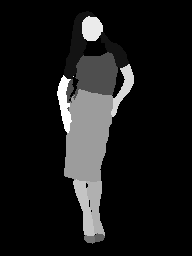
#> input picture CV_work2/img_repo/models/test_label.png, 192 x 256 px
$ python tmp.py
#> lines starting #> are read from the running program, lines starting #| are printed output that depends on the picture
import cv2

import numpy as np

t = cv2.imread("img_repo/models/test_label.png", cv2.IMREAD_GRAYSCALE)
#> t is the input picture: shape (256, 192); min 0, max 13, mean 1.28
O = cv2.equalizeHist(t)
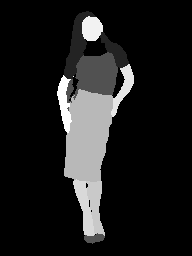
#> O: shape (256, 192); min 0, max 255, mean 28.1
cv2.imshow("a", O)
cv2.imwrite("result2.png", O)
print("down")
cv2.waitKey()
